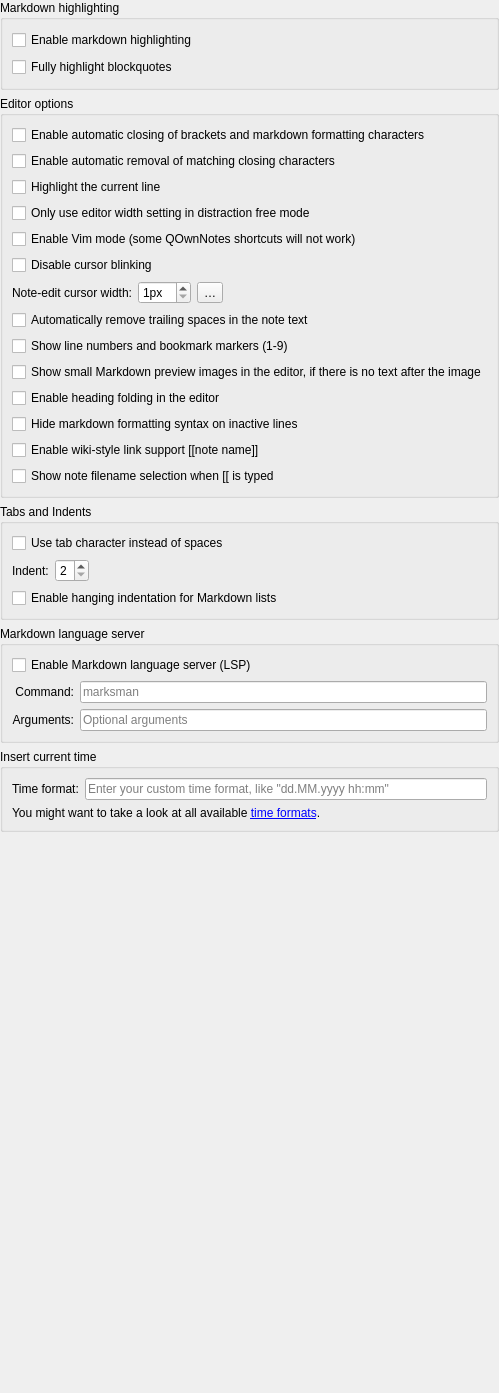
           <widget class="QWidget" name="editorPage">
            <layout class="QGridLayout" name="gridLayout_47">
             <property name="leftMargin">
              <number>0</number>
             </property>
             <property name="topMargin">
              <number>0</number>
             </property>
             <property name="rightMargin">
              <number>0</number>
             </property>
             <property name="bottomMargin">
              <number>0</number>
             </property>
              <item row="3" column="0">
               <widget class="QGroupBox" name="markdownLspGroupBox">
                <property name="title">
                 <string>Markdown language server</string>
                </property>
                <layout class="QGridLayout" name="gridLayout_94">
                 <item row="0" column="0" colspan="2">
                  <widget class="QCheckBox" name="markdownLspEnabledCheckBox">
                   <property name="text">
                    <string>Enable Markdown language server (LSP)</string>
                   </property>
                  </widget>
                 </item>
                 <item row="1" column="0">
                  <widget class="QLabel" name="markdownLspCommandLabel">
                   <property name="text">
                    <string>Command:</string>
                   </property>
                   <property name="alignment">
                    <set>Qt::AlignmentFlag::AlignRight|Qt::AlignmentFlag::AlignTrailing|Qt::AlignmentFlag::AlignVCenter</set>
                   </property>
                  </widget>
                 </item>
                 <item row="1" column="1">
                  <widget class="QLineEdit" name="markdownLspCommandLineEdit">
                   <property name="placeholderText">
                    <string notr="true">marksman</string>
                   </property>
                   <property name="clearButtonEnabled">
                    <bool>true</bool>
                   </property>
                  </widget>
                 </item>
                 <item row="2" column="0">
                  <widget class="QLabel" name="markdownLspArgumentsLabel">
                   <property name="text">
                    <string>Arguments:</string>
                   </property>
                   <property name="alignment">
                    <set>Qt::AlignmentFlag::AlignRight|Qt::AlignmentFlag::AlignTrailing|Qt::AlignmentFlag::AlignVCenter</set>
                   </property>
                  </widget>
                 </item>
                 <item row="2" column="1">
                  <widget class="QLineEdit" name="markdownLspArgumentsLineEdit">
                   <property name="toolTip">
                    <string>Optional arguments separated by spaces.</string>
                   </property>
                   <property name="placeholderText">
                    <string>Optional arguments</string>
                   </property>
                   <property name="clearButtonEnabled">
                    <bool>true</bool>
                   </property>
                  </widget>
                 </item>
                </layout>
               </widget>
               </item>
               <item row="4" column="0">
                <widget class="QGroupBox" name="groupBox_21">
                <property name="toolTip">
                 <string>Here you can set your own time format for inserting the current time into a note.</string>
                </property>
                <property name="title">
                 <string>Insert current time</string>
                </property>
                <layout class="QGridLayout" name="gridLayout_49">
                <item row="0" column="0">
                 <widget class="QLabel" name="label_4">
                  <property name="text">
                   <string>Time format:</string>
                  </property>
                 </widget>
                </item>
                <item row="0" column="1">
                 <widget class="QLineEdit" name="timeFormatLineEdit">
                  <property name="placeholderText">
                   <string>Enter your custom time format, like &quot;dd.MM.yyyy hh:mm&quot;</string>
                  </property>
                  <property name="clearButtonEnabled">
                   <bool>true</bool>
                  </property>
                 </widget>
                </item>
                <item row="1" column="0" colspan="2">
                 <widget class="Label" name="label_14">
                  <property name="text">
                   <string>&lt;html&gt;&lt;head/&gt;&lt;body&gt;&lt;p&gt;You might want to take a look at all available &lt;a href=&quot;http://docs.qownnotes.org/en/latest/editor/time-formats/&quot;&gt;time formats&lt;/a&gt;.&lt;/p&gt;&lt;/body&gt;&lt;/html&gt;</string>
                  </property>
                  <property name="openExternalLinks">
                   <bool>true</bool>
                  </property>
                 </widget>
                </item>
               </layout>
              </widget>
             </item>
              <item row="5" column="0">
                <spacer name="verticalSpacer_12">
                <property name="orientation">
                 <enum>Qt::Vertical</enum>
                </property>
               <property name="sizeHint" stdset="0">
                <size>
                 <width>20</width>
                 <height>561</height>
                </size>
               </property>
              </spacer>
             </item>
             <item row="0" column="0">
              <widget class="QGroupBox" name="groupBox_17">
               <property name="minimumSize">
                <size>
                 <width>0</width>
                 <height>90</height>
                </size>
               </property>
               <property name="title">
                <string>Markdown highlighting</string>
               </property>
               <layout class="QGridLayout" name="gridLayout_35">
                <item row="0" column="1" colspan="2">
                 <widget class="QCheckBox" name="markdownHighlightingCheckBox">
                  <property name="toolTip">
                   <string>Note that disabling this will also disable the navigation panel!</string>
                  </property>
                  <property name="text">
                   <string>Enable markdown highlighting</string>
                  </property>
                 </widget>
                </item>
                <item row="1" column="1" colspan="2">
                 <widget class="QCheckBox" name="fullyHighlightedBlockquotesCheckBox">
                  <property name="text">
                   <string>Fully highlight blockquotes</string>
                  </property>
                 </widget>
                </item>
               </layout>
              </widget>
             </item>
             <item row="1" column="0">
              <widget class="QGroupBox" name="groupBox_4">
               <property name="title">
                <string>Editor options</string>
               </property>
               <layout class="QGridLayout" name="gridLayout_59">
                <item row="2" column="0" rowspan="2" colspan="4">
                 <widget class="QCheckBox" name="highlightCurrentLineCheckBox">
                  <property name="text">
                   <string>Highlight the current line</string>
                  </property>
                 </widget>
                </item>
                <item row="7" column="0">
                 <widget class="QLabel" name="cursorWidthLabel">
                  <property name="text">
                   <string>Note-edit cursor width:</string>
                  </property>
                  <property name="alignment">
                   <set>Qt::AlignmentFlag::AlignRight|Qt::AlignmentFlag::AlignTrailing|Qt::AlignmentFlag::AlignVCenter</set>
                  </property>
                 </widget>
                </item>
                <item row="7" column="3">
                 <spacer name="horizontalSpacer_13">
                  <property name="orientation">
                   <enum>Qt::Orientation::Horizontal</enum>
                  </property>
                  <property name="sizeHint" stdset="0">
                   <size>
                    <width>40</width>
                    <height>20</height>
                   </size>
                  </property>
                 </spacer>
                </item>
                 <item row="9" column="0" colspan="4">
                  <widget class="QCheckBox" name="showLineNumbersInEditorCheckBox">
                   <property name="text">
                    <string>Show line numbers and bookmark markers (1-9)</string>
                   </property>
                  </widget>
                 </item>
                <item row="1" column="0" colspan="4">
                 <widget class="QCheckBox" name="autoBracketRemovalCheckBox">
                  <property name="toolTip">
                   <string>You have to use the backspace key to remove the opening character</string>
                  </property>
                  <property name="text">
                   <string>Enable automatic removal of matching closing characters</string>
                  </property>
                 </widget>
                </item>
                <item row="6" column="0" colspan="4">
                 <widget class="QCheckBox" name="disableCursorBlinkingCheckBox">
                  <property name="text">
                   <string>Disable cursor blinking</string>
                  </property>
                 </widget>
                </item>
                <item row="5" column="0" colspan="4">
                 <widget class="QCheckBox" name="vimModeCheckBox">
                  <property name="text">
                   <string>Enable Vim mode (some QOwnNotes shortcuts will not work)</string>
                  </property>
                 </widget>
                </item>
                <item row="0" column="0" colspan="4">
                 <widget class="QCheckBox" name="autoBracketClosingCheckBox">
                  <property name="text">
                   <string>Enable automatic closing of brackets and markdown formatting characters</string>
                  </property>
                 </widget>
                </item>
                <item row="8" column="0" colspan="4">
                 <widget class="QCheckBox" name="removeTrailingSpacesCheckBox">
                  <property name="text">
                   <string>Automatically remove trailing spaces in the note text</string>
                  </property>
                 </widget>
                </item>
                 <item row="10" column="0" colspan="4">
                  <widget class="QCheckBox" name="showMarkdownImagePreviewsCheckBox">
                   <property name="text">
                    <string>Show small Markdown preview images in the editor, if there is no text after the image</string>
                   </property>
                  </widget>
                 </item>
                 <item row="11" column="0" colspan="4">
                  <widget class="QCheckBox" name="headingFoldingCheckBox">
                   <property name="toolTip">
                    <string>Shows fold buttons for Markdown headings and allows collapsing their contents</string>
                   </property>
                   <property name="text">
                    <string>Enable heading folding in the editor</string>
                   </property>
                  </widget>
                 </item>
                 <item row="7" column="1">
                  <widget class="QSpinBox" name="cursorWidthSpinBox">
                  <property name="suffix">
                   <string notr="true">px</string>
                  </property>
                  <property name="minimum">
                   <number>1</number>
                  </property>
                 </widget>
                </item>
                <item row="4" column="0" colspan="4">
                 <widget class="QCheckBox" name="editorWidthInDFMOnlyCheckBox">
                  <property name="text">
                   <string>Only use editor width setting in distraction free mode</string>
                  </property>
                 </widget>
                </item>
                <item row="7" column="2">
                 <widget class="QToolButton" name="cursorWidthResetButton">
                  <property name="toolTip">
                   <string>Reset the cursor width</string>
                  </property>
                  <property name="text">
                   <string notr="true">…</string>
                  </property>
                  <property name="icon">
                   <iconset theme="edit-clear" resource="../breeze-qownnotes.qrc">
                    <normaloff>:/icons/breeze-qownnotes/16x16/edit-clear.svg</normaloff>:/icons/breeze-qownnotes/16x16/edit-clear.svg</iconset>
                  </property>
                 </widget>
                </item>
                  <item row="12" column="0" colspan="4">
                   <widget class="QCheckBox" name="hideFormattingSyntaxCheckBox">
                    <property name="toolTip">
                     <string>Hides markdown formatting syntax (like **, *, #) on lines that are not being edited</string>
                   </property>
                   <property name="text">
                    <string>Hide markdown formatting syntax on inactive lines</string>
                   </property>
                   </widget>
                  </item>
                   <item row="13" column="0" colspan="4">
                    <widget class="QCheckBox" name="enableWikiLinkSupportCheckBox">
                     <property name="text">
                      <string>Enable wiki-style link support [[note name]]</string>
                     </property>
                    </widget>
                   </item>
                   <item row="14" column="0" colspan="4">
                    <widget class="QCheckBox" name="wikiLinkFileNameAutoSelectCheckBox">
                      <property name="toolTip">
                       <string>Show the note filename selection when [[ is typed</string>
                      </property>
                      <property name="text">
                       <string>Show note filename selection when [[ is typed</string>
                      </property>
                    </widget>
                   </item>
                 </layout>
               </widget>
             </item>
              <item row="2" column="0">
               <widget class="QGroupBox" name="groupBox_36">
                <property name="title">
                 <string>Tabs and Indents</string>
                </property>
                <layout class="QGridLayout" name="gridLayout_74">
                <item row="0" column="0">
                 <layout class="QGridLayout" name="gridLayout_73">
                  <item row="0" column="0" colspan="3">
                   <widget class="QCheckBox" name="useTabIndentCheckBox">
                    <property name="text">
                     <string>Use tab character instead of spaces</string>
                    </property>
                   </widget>
                  </item>
                  <item row="1" column="0">
                   <widget class="QLabel" name="label_32">
                    <property name="text">
                     <string>Indent:</string>
                    </property>
                   </widget>
                  </item>
                  <item row="1" column="1">
                   <widget class="QSpinBox" name="indentSizeSpinBox">
                    <property name="minimum">
                     <number>2</number>
                    </property>
                    <property name="maximum">
                     <number>5</number>
                    </property>
                   </widget>
                  </item>
                   <item row="1" column="2">
                    <spacer name="horizontalSpacer_16">
                     <property name="orientation">
                      <enum>Qt::Orientation::Horizontal</enum>
                     </property>
                    <property name="sizeHint" stdset="0">
                     <size>
                      <width>40</width>
                      <height>20</height>
                     </size>
                     </property>
                    </spacer>
                   </item>
                    <item row="2" column="0" colspan="3">
                     <widget class="QCheckBox" name="hangingIndentCheckBox">
                      <property name="text">
                       <string>Enable hanging indentation for Markdown lists</string>
                      </property>
                     </widget>
                    </item>
                   </layout>
                  </item>
                 </layout>
                </widget>
              </item>
             </layout>
            </widget>
